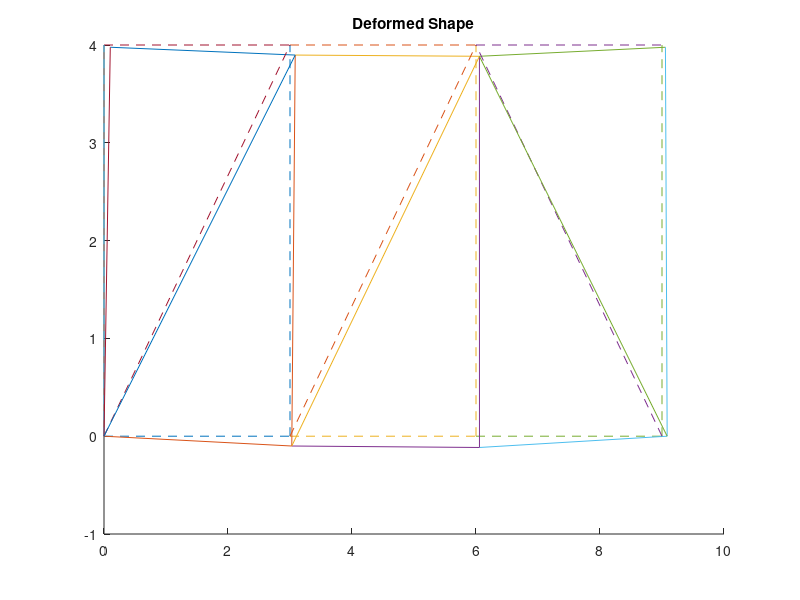
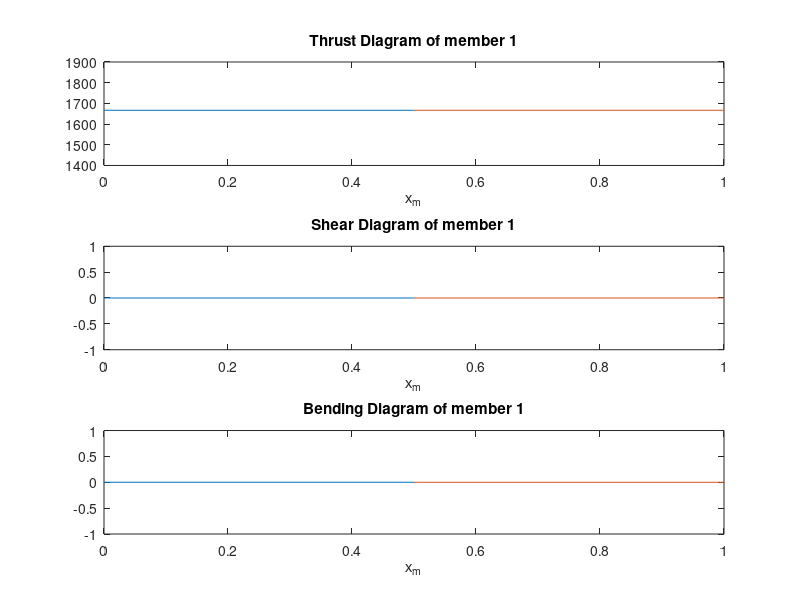
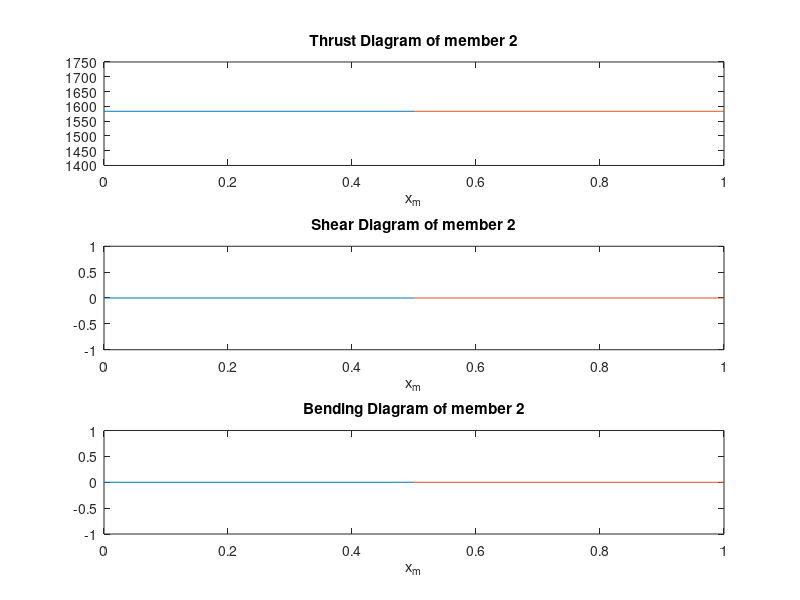
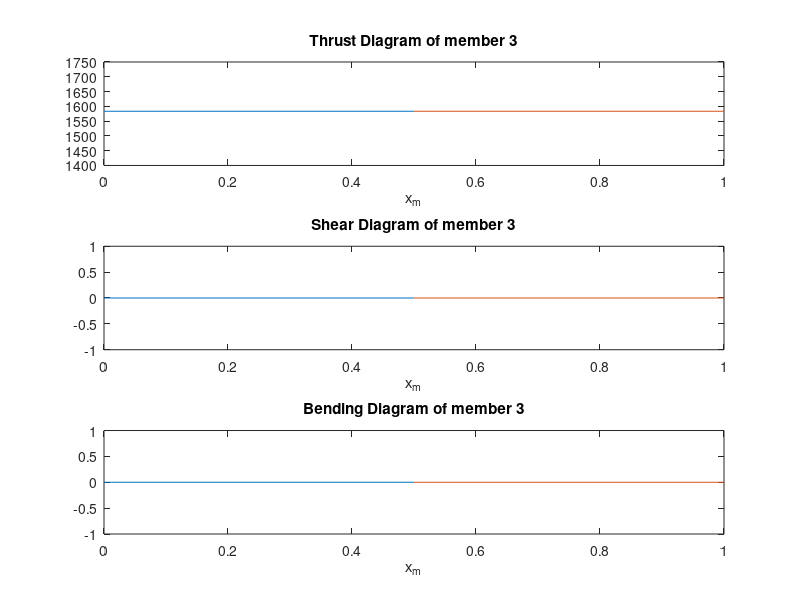

Recreate these plots in MATLAB, in order.
clc
clearvars
close all
%% Inputs
P_1= 1e3; P_2= 2e3;
E_new=[7.3084e10];
Area=[2.38761e-4];
I=[4.32157e-8];
M_Info=[1,1;1,1;1,1;1,1;1,1;1,1;1,1;1,1;1,1;1,1;1,1;1,1;1,1;];
Nodes_Coordinates=[0,0;3,0;6,0;9,0;0,4;3,4;6,4;9,4];
Connection=[1,2;2,3;3,4;5,6;6,7;7,8;1,5;2,6;3,7;4,8;1,6;2,7;4,7];
Constr=[0,0;NaN,NaN;NaN,NaN;NaN,0;NaN,NaN;NaN,NaN;NaN,NaN;NaN,NaN];
N_Load=[5,P_1,-P_1;6,0,-P_1;7,0,-P_2;8,0,-P_1];
M_Load=[1,0,0,0,0,0];
%% Get Dj and RL
Nm=size(M_Info,1);
Nn=size(Nodes_Coordinates,1);
Dj(:,1)=reshape(Constr',[2*Nn,1]);
RL=1-isnan(Dj);
%% Get Local and Global Stiffness Matrices
Sj=sparse(2*Nn,2*Nn);
for i=1:Nm
    N1=Connection(i,1);
    N2=Connection(i,2);
    dx=Nodes_Coordinates(N2,1)-Nodes_Coordinates(N1,1);
    dy=Nodes_Coordinates(N2,2)-Nodes_Coordinates(N1,2);
    Lm=sqrt(dx^2+dy^2);
    Cx=dx/Lm;
    Cy=dy/Lm;
    Em=E_new(M_Info(i,1));
    Ame=Area(M_Info(i,2));
    Dof=[2*N1-1,2*N1,2*N2-1,2*N2];    
    Smd(:,:,i)=Em*Ame/Lm*[Cx^2 Cx*Cy -Cx^2 -Cx*Cy;
                          Cx*Cy Cy^2 -Cx*Cy -Cy^2;
                          -Cx^2 -Cx*Cy Cx^2 Cx*Cy;
                          -Cx*Cy -Cy^2 Cx*Cy Cy^2];
    Sj(Dof,Dof)=Sj(Dof,Dof)+Smd(:,:,i);
    RT(:,:,i)= [Cx Cy 0 0;
               -Cy Cx 0 0;
                0 0 Cx Cy;
                0 0 -Cy Cx];
    L(i)=Lm;
end
%% Get Fixed End Actions and Equivalent loads
AE=zeros(2*Nn,1);
Aml=zeros(Nm,4);
Amlb=Aml;
for i=1:size(M_Load,1)
   id=M_Load(i,1);
   Mm=M_Load(i,2);
   Pxm=M_Load(i,3);
   Pym=M_Load(i,4);
   wxm=M_Load(i,5);
   wym=M_Load(i,6);
   N1=Connection(id,1);
   N2=Connection(id,2);
   Lm=L(id);
   Dof=[2*N1-1,2*N1,2*N2-1,2*N2];
   
   Aml(id,1)=-Pxm/2-wxm*Lm/2;
   Aml(id,2)=Mm/Lm-Pym/2-wym*Lm/2;
   Aml(id,3)=Aml(id,1);
   Aml(id,4)=-Mm/Lm-Pym/2-wym*Lm/2;
   Amlb(id,:)=transpose(RT(:,:,id))*transpose(Aml(id,:));
   AE(Dof,1)=AE(Dof,1)-transpose(Amlb(id,:));    
end
%% Get Combined loads
A=zeros(2*Nn,1);
for i=1:size(N_Load,1)
    id=N_Load(i,1);
    Dof=(2*id-1):2*id;
    A(Dof,1)=N_Load(i,2:3);
    Ac=A+AE;
end
%% Renumbering DOF and Get number of possible DOF
ind=[find(RL==0);find(RL==1)];
Re(ind,1)=(1:2*Nn)';
ndpos=length(find(RL==0));
%% Renumbering and Partitioning
Sjre(Re,Re)=Sj;
S=Sjre(1:ndpos,1:ndpos);
Sdr=Sjre(1:ndpos,ndpos+1:2*Nn);
Srd=transpose(Sdr);
Srr=Sjre(ndpos+1:2*Nn,ndpos+1:2*Nn);
Acre(Re,1)=Ac;
Ad=Acre(1:ndpos);
Arl=-Acre(ndpos+1:2*Nn);
Djre(Re,1)=Dj;
Dr=Djre(ndpos+1:2*Nn);
%% Solution
D=S\(Ad-Sdr*Dr);
Djre=[D;Dr];
Dj=Djre(Re)
Ard=Srd*D+Srr*Dr;
AR=Arl+Ard
%% Plotting Deformation
DSF=100;
figure
hold all
for i=1:Nm
    N1=Connection(i,1);
    N2=Connection(i,2);
    Defx=Dj([2*N1-1,2*N2-1],1);
    Defy=Dj([2*N1,2*N2],1);
    Xvec=Nodes_Coordinates([N1 N2],1);
    Yvec=Nodes_Coordinates([N1 N2],2);
    plot(Xvec,Yvec,'--')
    plot(Xvec+DSF*Defx,Yvec+DSF*Defy,'-')
    title('Deformed Shape')
end
%% Plotting Diagrams
xbar1=[0:0.1:0.5]';
xbar2=xbar1+0.5;
Load=zeros(Nm,5);
id=M_Load(:,1);
Load(id,:)=M_Load(:,2:6);
for i=1:Nm
    N1=Connection(i,1);
    N2=Connection(i,2);
    Dof=[2*N1-1,2*N1,2*N2-1,2*N2];
    Dno=Dj(Dof,1);
    Lm=L(i);
    Am(i,:)=Aml(i,:)+transpose(RT(:,:,i)*Smd(:,:,i)*Dno);
    BM1=-Am(i,2)*xbar1*Lm-0.5*Load(i,5)*xbar1.^2*Lm^2;
    BM2=-Am(i,2)*xbar2*Lm-0.5*Load(i,5)*xbar2.^2*Lm^2-Load(i,3)*(xbar2-0.5)*Lm+Load(i,1);
    SF1=-Am(i,2)-Load(i,5)*xbar1*Lm;
    SF2=-Am(i,2)-Load(i,5)*xbar2*Lm-Load(i,3);
    TF1=-Am(i,1)-Load(i,4)*xbar1*Lm;
    TF2=-Am(i,1)-Load(i,4)*xbar2*Lm-Load(i,2);
    figure
    subplot(3,1,1)
    plot(xbar1,TF1,xbar2,TF2)
    xlabel('x_m')
    title(['Thrust Diagram of member ',num2str(i)])
    subplot(3,1,2)
    plot(xbar1,SF1,xbar2,SF2)
    xlabel('x_m')
    title(['Shear Diagram of member ',num2str(i)])
    subplot(3,1,3)
    plot(xbar1,BM1,xbar2,BM2)
    xlabel('x_m')
    title(['Bending Diagram of member ',num2str(i)])
end


